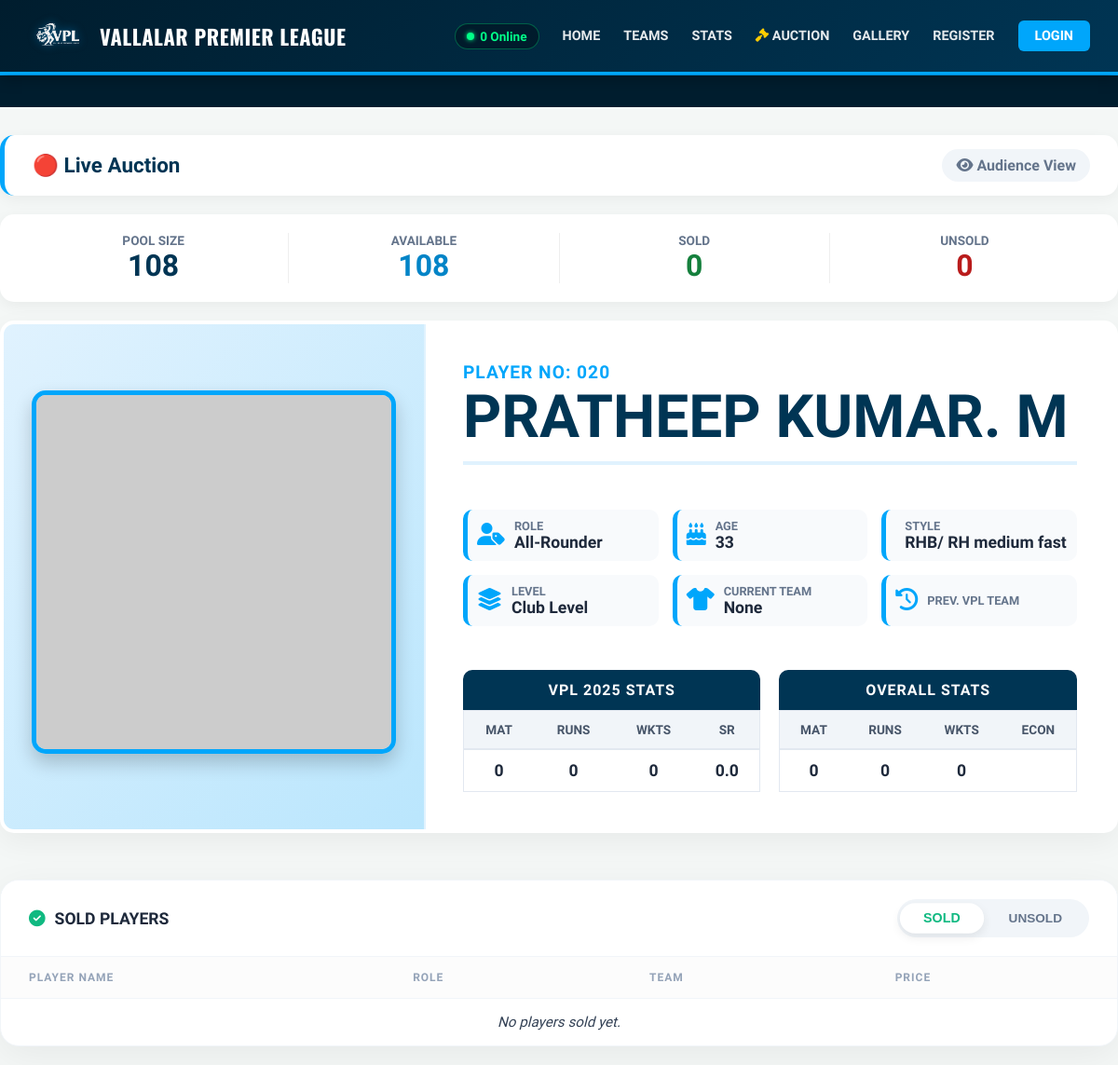
The page /auction on the database its author committed.
### app.py (models this page shows)
class Player(db.Model):
    id = db.Column(db.Integer, primary_key=True)
    vpl_id = db.Column(db.String(20), unique=True)
    full_name = db.Column(db.String(100), nullable=False)
    age = db.Column(db.Integer)
    phone = db.Column(db.String(15), unique=True, nullable=False)
    level = db.Column(db.String(50))
    role = db.Column(db.String(50))
    style = db.Column(db.String(100))
    ch_mobile = db.Column(db.String(15))
    ch_name = db.Column(db.String(100))
    current_team = db.Column(db.String(100))
    prev_team = db.Column(db.String(100))
    photo = db.Column(db.String(200))
    shirt_name = db.Column(db.String(50))
    shirt_number = db.Column(db.Integer)
    shirt_size = db.Column(db.String(10))
    sleeves = db.Column(db.String(20))
    payment_method = db.Column(db.String(50))
    status = db.Column(db.String(20), default='Pending Approval')
    payment_screenshot = db.Column(db.String(200))
    comments = db.Column(db.Text)
    vpl_mat = db.Column(db.Integer, default=0)
    vpl_runs = db.Column(db.Integer, default=0)
    vpl_wkts = db.Column(db.Integer, default=0)
    vpl_sr = db.Column(db.Float, default=0.0)
    or_mat = db.Column(db.Integer, default=0)
    or_runs = db.Column(db.Integer, default=0)
    or_wkts = db.Column(db.Integer, default=0)
    or_sr = db.Column(db.Float, default=0.0)
    auction_status = db.Column(db.String(20), default='Upcoming') # Upcoming, Live, Sold, Unsold
    base_price = db.Column(db.Integer, default=200)
    current_bid = db.Column(db.Integer, default=0)
    bid_team_name = db.Column(db.String(100), nullable=True)
    sold_price = db.Column(db.Integer, default=0)
    team_id = db.Column(db.Integer, db.ForeignKey('team.id'), nullable=True)

### app.py (the view)
@app.route('/auction')
def auction():
    control = AuctionControl.query.first()
    if not control:
        control = AuctionControl(current_player_id=None, status='Not Started')
        db.session.add(control)
        db.session.commit()
    if control.current_player_id:
        current_player = db.session.get(Player, control.current_player_id)
    else:
        current_player = None
    stats = {
        'pool': Player.query.count(),
        'sold': Player.query.filter_by(auction_status='Sold').count(),
        'unsold': Player.query.filter_by(auction_status='Unsold').count(),
        'available': Player.query.filter(Player.auction_status.notin_(['Sold', 'Unsold'])).count()
    }
    teams = Team.query.all()
    dash_data = []
    MAX_PURSE = 10000 # Adjust if your max budget is different
    MAX_SLOTS = 15    # Adjust if your team size is different
    for t in teams:
        dash_data.append({
            'id': t.id,
            'name': t.name,
            'purse_rem': t.purse_rem,
            'purse_pct': (t.purse_rem / MAX_PURSE) * 100 if MAX_PURSE > 0 else 0,
            'slots_left': t.slots_left,
            'slots_pct': (t.slots_left / MAX_SLOTS) * 100 if MAX_SLOTS > 0 else 0,
            'max_bid': t.max_bid,
            'max_bid_pct': (t.max_bid / MAX_PURSE) * 100 if MAX_PURSE > 0 else 0,
            'rtm_count': t.rtm_count
        })
    is_admin = current_user.is_authenticated and current_user.role in ['admin', 'super_admin']
    is_captain = current_user.is_authenticated and current_user.role == 'captain'
    sold_players = Player.query.filter_by(auction_status='Sold').order_by(Player.id.desc()).all()
    unsold_players = Player.query.filter_by(auction_status='Unsold').order_by(Player.id.desc()).all()
    wishlist_ids = []
    my_wishlist_players = []
    if is_captain:
        wishlist_items = Wishlist.query.filter_by(user_id=current_user.id).all()
        wishlist_ids = [item.player_id for item in wishlist_items]
        if wishlist_ids:
            my_wishlist_players = Player.query.filter(Player.id.in_(wishlist_ids)).all()
    return render_template('auction.html',
                           player=current_player,
                           teams=dash_data,
                           stats=stats,
                           control=control,
                           is_admin=is_admin,
                           is_captain=is_captain,
                           sold_players=sold_players,
                           unsold_players=unsold_players,
                           wishlist_ids=wishlist_ids,
                           my_wishlist_players=my_wishlist_players)

### app.py (called while the page is built)
@app.before_request
def update_last_seen():
    if current_user.is_authenticated:
        current_user.last_seen = datetime.now()
        db.session.commit()

@app.context_processor
def inject_online_count():
    try:
        five_mins_ago = datetime.now() - timedelta(minutes=5)
        count = User.query.filter(User.last_seen > five_mins_ago).count()
    except:
        count = 0
    return dict(online_count=count)

    @property
    def purse_rem(self):
        return self.purse_amount - self.spent_amount

    @property
    def slots_left(self):
        return 15 - self.players_count

    @property
    def max_bid(self):
        if self.slots_left <= 0: return 0
        if self.slots_left == 1: return self.purse_rem
        reserved_money = (self.slots_left - 1) * 200
        return max(0, self.purse_rem - reserved_money)

### templates/auction.html (shortened to what this page needs)
{% extends "base.html" %}
{% block content %}
<div class="auction-wrapper">
    <div class="top-header">
        <h2 class="header-title">
            {% if control.status == 'Not Started' %} Auction Ready
            {% elif control.status == 'Paused' %} ⚠️ Auction Paused
            {% else %} 🔴 Live Auction {% endif %}
        </h2>
        <div class="header-controls">
            {% if is_admin %}
                {% if control.status == 'Not Started' %}
                    <a href="{{ url_for('auction_control', action='start') }}" class="ctrl-btn btn-start"><i class="fa fa-play"></i> START</a>
                {% elif control.status == 'Live' %}
                    <a href="{{ url_for('pick_random_player') }}" class="ctrl-btn btn-next"><i class="fa fa-forward"></i> NEXT</a>
                    <a href="{{ url_for('auction_control', action='pause') }}" class="ctrl-btn btn-pause"><i class="fa fa-pause"></i> PAUSE</a>
                {% else %}
                    <a href="{{ url_for('auction_control', action='resume') }}" class="ctrl-btn btn-start"><i class="fa fa-play"></i> RESUME</a>
                {% endif %}
                <button onclick="openModal()" class="ctrl-btn btn-reset"><i class="fa fa-rotate-left"></i> RESET</button>
            {% else %}
                <span style="font-weight:bold; color:#64748b; background:#f1f5f9; padding:8px 15px; border-radius:20px;">
                    <i class="fa fa-eye"></i> Audience View
                </span>
            {% endif %}
        </div>
    </div>
    <div class="stats-bar">
        <div class="stat-item"><span class="stat-label">Pool Size</span><span class="stat-value">{{ stats.pool }}</span></div>
        <div class="stat-item"><span class="stat-label">Available</span><span class="stat-value" style="color:var(--info-color);">{{ stats.available }}</span></div>
        <div class="stat-item"><span class="stat-label">Sold</span><span class="stat-value" style="color:var(--success-color);">{{ stats.sold }}</span></div>
        <div class="stat-item"><span class="stat-label">Unsold</span><span class="stat-value" style="color:var(--danger-color);">{{ stats.unsold }}</span></div>
    </div>
    {% if player and control.status != 'Not Started' %}
    <div class="projector-container">
        <div class="card-sidebar">
            <div class="player-photo-frame">
                <img src="{{ url_for('static', filename='uploads/' + player.photo) }}" onerror="this.src='https://via.placeholder.com/400'" class="player-photo">
            </div>
        </div>
        <div class="card-content">
            <div>
                <div class="player-no-label">PLAYER NO: {{ player.vpl_id | replace('VPL', '') | replace('-', '') | trim }}</div>
                <h1 class="player-name">{{ player.full_name }}</h1>
            </div>
            <div class="profile-grid">
                <div class="profile-item"><div class="profile-icon"><i class="fa fa-user-tag"></i></div><div class="profile-data"><label>Role</label><span>{{ player.role }}</span></div></div>
                <div class="profile-item"><div class="profile-icon"><i class="fa fa-birthday-cake"></i></div><div class="profile-data"><label>Age</label><span>{{ player.age }}</span></div></div>
                <div class="profile-item"><div class="profile-icon"></div><div class="profile-data"><label>Style</label><span>{{ player.style }}</span></div></div>
                <div class="profile-item"><div class="profile-icon"><i class="fa fa-layer-group"></i></div><div class="profile-data"><label>Level</label><span>{{ player.level }}</span></div></div>
                <div class="profile-item"><div class="profile-icon"><i class="fa fa-shirt"></i></div><div class="profile-data"><label>Current Team</label><span>{{ player.current_team }}</span></div></div>
                <div class="profile-item"><div class="profile-icon"><i class="fa fa-history"></i></div><div class="profile-data"><label>Prev. VPL Team</label></div></div>
            </div>
            <div style="display:flex; gap:20px; margin-top:20px;">
                <div class="stats-table-box">
                    <div class="stats-header">VPL 2025 Stats</div>
                    <table class="styled-table">
                        <tr><th>Mat</th><th>Runs</th><th>Wkts</th><th>SR</th></tr>
                        <tr><td>{{ player.vpl_mat }}</td><td>{{ player.vpl_runs }}</td><td>{{ player.vpl_wkts }}</td><td>{{ player.vpl_sr }}</td></tr>
                    </table>
                </div>
                <div class="stats-table-box">
                     <div class="stats-header">Overall Stats</div>
                     <table class="styled-table">
                        <tr><th>Mat</th><th>Runs</th><th>Wkts</th><th>Econ</th></tr>
                        <tr><td>{{ player.or_mat }}</td><td>{{ player.or_runs }}</td><td>{{ player.or_wkts }}</td><td>{{ player.or_econ }}</td></tr>
                    </table>
                </div>
            </div>
        </div>
    </div>
    {% endif %}
<div class="player-list-container">
    <div class="list-header">
        <h3 class="list-title" id="list-title-text">
            <i class="fa fa-check-circle" style="color:#10b981;"></i> SOLD PLAYERS
        </h3>
        <div class="toggle-wrapper">
            <button onclick="switchTab('sold')" id="btn-sold" class="tab-btn sold-tab active">
                SOLD
            </button>
            <button onclick="switchTab('unsold')" id="btn-unsold" class="tab-btn unsold-tab">
                UNSOLD
            </button>
        </div>
    </div>
    <div id="sold-section" class="fade-in-section">
        <table class="pro-table">
            <thead>
                <tr>
                    <th>Player Name</th>
                    <th>Role</th>
                    <th>Team</th>
                    <th>Price</th>
                </tr>
            </thead>
            <tbody>
                {% for p in sold_players %}
                <tr>
                    <td class="col-name">{{ p.full_name }}</td>
                    <td><span class="badge-role">{{ p.role }}</span></td>
                    <td>
                        <div class="col-team">
                            <i class="fa fa-shirt"></i> {{ p.team.name if p.team else '--' }}
                        </div>
                    </td>
                    <td class="col-price">₹{{ p.sold_price }}</td>
                    {% if is_admin %}
                    <td>
                        <form action="{{ url_for('revert_last_sale') }}" method="POST" onsubmit="return confirm('Undo last sale?');" style="margin:0;">
                            <input type="hidden" name="player_id" value="{{ p.id }}">
                            <button type="submit" class="btn-undo-circle" title="Undo Sale">
                                <i class="fa fa-undo"></i>
                            </button>
                        </form>
                    </td>
                    {% endif %}
                </tr>
                {% else %}
                <tr><td colspan="5" class="empty-state">No players sold yet.</td></tr>
                {% endfor %}
            </tbody>
        </table>
    </div>
</div>
</div>
{% endblock %}

### templates/base.html (shortened to what this page needs)
<!DOCTYPE html>
<html lang="en">
<head>
    <link rel="stylesheet" href="https://cdnjs.cloudflare.com/ajax/libs/font-awesome/6.4.0/css/all.min.css">
</head>
<body>
<nav>
    <a href="{{ url_for('home') }}" class="nav-brand">
        <img src="{{ url_for('static', filename='images/image_3.png') }}" alt="VPL Logo" class="nav-logo">
        <div class="brand-title-box">
            <span class="main-title">Vallalar Premier League</span>
        </div>
    </a>
    <div class="nav-links">
        <span class="online-badge" title="Users currently active">
            <span class="online-dot"></span> {{ online_count|default(0) }} Online
        </span>
		<a href="{{ url_for('home', view='home') }}">Home</a>
        <a href="{{ url_for('teams') }}">Teams</a>
        <a href="{{ url_for('stats') }}">Stats</a>
        <a href="{{ url_for('auction') }}">
            <i class="fa fa-gavel" style="color: #ffcc00;"></i> Auction
        </a>
        <a href="{{ url_for('gallery') }}">Gallery</a>
        {% if current_user.is_authenticated %}
            {% if current_user.role in ['admin', 'super_admin'] %}
                <a href="{{ url_for('players') }}">Players</a>
                <a href="{{ url_for('admin_dashboard') }}" style="color: #ffcc00; border: 1px solid #ffcc00;">
                    <i class="fa fa-tachometer-alt"></i> Dashboard
                </a>
            {% endif %}
            <a href="{{ url_for('logout') }}" class="btn-logout">Logout</a>
        {% else %}
            <a href="{{ url_for('register') }}">Register</a>
            <a href="{{ url_for('login') }}" class="btn-login">Login</a>
        {% endif %}
    </div>
</nav>
<div class="marquee-container">
    <div class="marquee-text">
    </div>
</div>
{% block content %}{% endblock %}
</body>
</html>

### templates/base.html (style rules this page uses)
:root { --vpl-blue: #00a6fb; --navy-dark: #001d2e; --navy-light: #003554; }
html, body { overflow-x: hidden; width: 100%; }
body { font-family: 'Segoe UI', sans-serif; margin: 0; padding-top: 125px; background: #f4f7f6; box-sizing: border-box; }
*, *:before, *:after { box-sizing: inherit; }
nav { background: linear-gradient(135deg, var(--navy-dark) 0%, var(--navy-light) 100%); height: 80px; display: flex; align-items: center; justify-content: space-between; padding: 0 30px; position: fixed; top: 0; width: 100%; z-index: 1001; box-shadow: 0 4px 15px rgba(0,0,0,0.3); border-bottom: 3px solid var(--vpl-blue); }
.nav-brand { display: flex; align-items: center; text-decoration: none; gap: 15px; }
.nav-logo { height: 70px; width: auto; filter: drop-shadow(0 0 8px rgba(0, 166, 251, 0.6)); }
.main-title { font-family: 'Oswald', sans-serif; color: #ffffff; font-size: 1.4rem; font-weight: 700; text-transform: uppercase; letter-spacing: 0.5px; }
.nav-links { display: flex; align-items: center; gap: 5px; }
.nav-links a { color: rgba(255,255,255,0.9); text-decoration: none; font-weight: 600; font-size: 0.9rem; text-transform: uppercase; padding: 8px 10px; transition: 0.3s; border-radius: 6px; }
.online-badge { display: flex; align-items: center; background: rgba(0, 0, 0, 0.3); padding: 5px 12px; border-radius: 20px; color: #00ff88; font-size: 0.85rem; font-weight: 700; margin: 0 10px; border: 1px solid rgba(0, 255, 136, 0.3); white-space: nowrap; }
.online-dot { height: 8px; width: 8px; background-color: #00ff88; border-radius: 50%; display: inline-block; margin-right: 6px; box-shadow: 0 0 5px #00ff88; animation: pulse-green 2s infinite; }
.btn-login { background: var(--vpl-blue) !important; color: white !important; padding: 8px 18px !important; margin-left: 10px; }
.nav-brand { display: flex; align-items: center; text-decoration: none; gap: 12px; }
.nav-logo { height: 65px; width: auto; filter: drop-shadow(0 0 5px rgba(0, 166, 251, 0.5)); transition: transform 0.3s ease; }
.marquee-container { background: #001d2e; color: #ffffff; height: 35px; display: flex; align-items: center; overflow: hidden; position: fixed; top: 80px; width: 100%; z-index: 1000; font-weight: 700; font-size: 0.85rem; border-top: 1px solid #00a6fb; }
.marquee-text { white-space: nowrap; display: inline-block; padding-left: 100%; animation: scroll-text 35s linear infinite; }

### rows shown on the page
Player: full_name "PRATHEEP KUMAR. M", role "All-Rounder", age "33", style "RHB/ RH medium fast", level "Club Level", current_team "None", vpl_mat "0", vpl_runs "0", vpl_wkts "0", vpl_sr "0.0", or_mat "0", or_runs "0", or_wkts "0"

### other values the page prints
{{ online_count|default(0) }} "0"
{{ stats.pool }} "108"
{{ stats.available }} "108"
{{ stats.sold }} "0"
{{ stats.unsold }} "0"
{{ player.vpl_id | replace('VPL', '') | replace('-', '') | trim }} "020"
